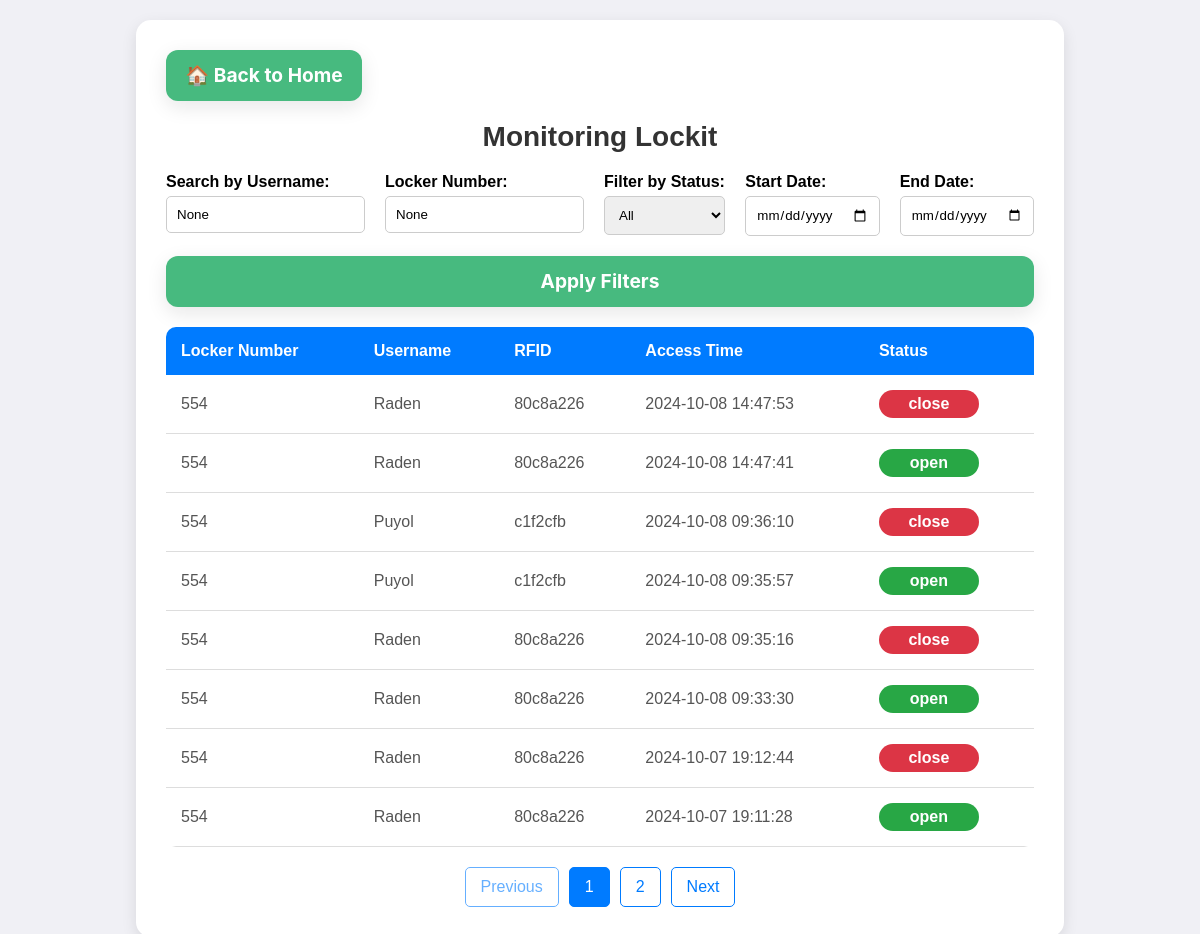
Before: /monitoring with the older database file.
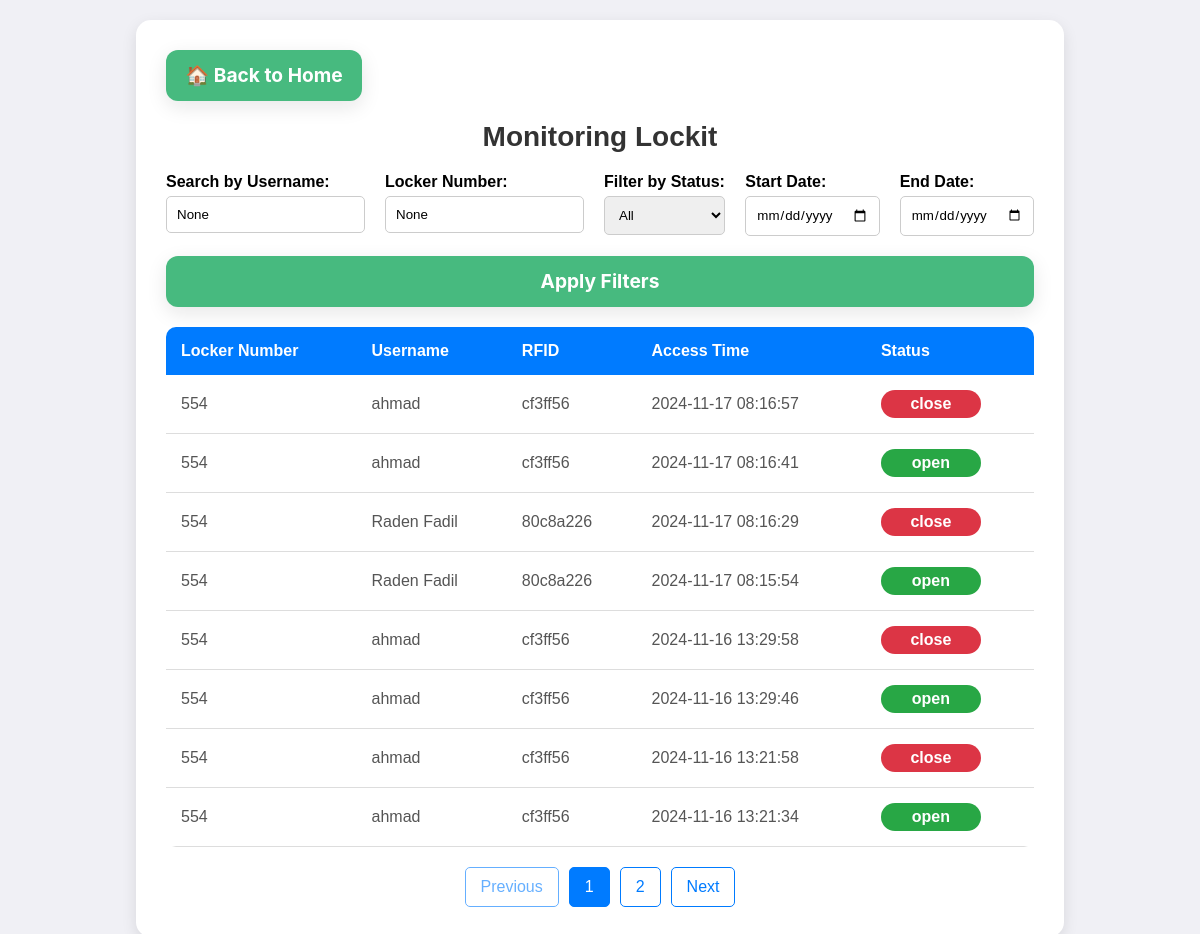
After: the same page with the newer database file.
### tables this page shows
CREATE TABLE access_logs (
        id INTEGER PRIMARY KEY AUTOINCREMENT,
        user_id INTEGER,
        locker_id INTEGER,
        access_time DATETIME DEFAULT CURRENT_TIMESTAMP,
        action TEXT NOT NULL,  -- action bisa 'open' atau 'close'
        FOREIGN KEY (user_id) REFERENCES users(id),
        FOREIGN KEY (locker_id) REFERENCES lockers(id)
    );

CREATE TABLE lockers (
        id INTEGER PRIMARY KEY AUTOINCREMENT,
        locker_number TEXT NOT NULL UNIQUE,
        status TEXT NOT NULL DEFAULT 'available',  -- status bisa 'available' atau 'occupied'
        user_id INTEGER, last_heartbeat TIMESTAMP,
        FOREIGN KEY (user_id) REFERENCES users(id)
    );

CREATE TABLE users (
        id INTEGER PRIMARY KEY AUTOINCREMENT,
        username TEXT NOT NULL UNIQUE,
        pin TEXT NOT NULL,  -- Kolom PIN
        rfid_tag TEXT NOT NULL UNIQUE,
        created_at DATETIME DEFAULT CURRENT_TIMESTAMP
    );

### app.py (the view)
@app.route('/monitoring', methods=['GET'])
def monitoring():
    user_filter = request.args.get('user')
    status_filter = request.args.get('status')
    start_date = request.args.get('start_date')
    end_date = request.args.get('end_date')
    locker_number_filter = request.args.get('locker_number')  # New locker number filter
    page = request.args.get('page', default=1, type=int)  # Current page, default is 1
    per_page = 8  # Max data per page
    base_query = '''
    SELECT lockers.locker_number, users.username, users.rfid_tag, access_logs.access_time, access_logs.action
    FROM access_logs
    JOIN users ON access_logs.user_id = users.id
    JOIN lockers ON access_logs.locker_id = lockers.id
    WHERE 1=1
    '''
    count_query = '''
    SELECT COUNT(*)
    FROM access_logs
    JOIN users ON access_logs.user_id = users.id
    JOIN lockers ON access_logs.locker_id = lockers.id
    WHERE 1=1
    '''
    conditions = []
    params = []
    if user_filter:
        conditions.append("users.username = ?")
        params.append(user_filter)
    if status_filter:
        if status_filter.lower() == 'open':
            conditions.append("access_logs.action = 'open'")
        elif status_filter.lower() == 'close':
            conditions.append("access_logs.action = 'close'")
    if start_date:
        conditions.append("access_logs.access_time >= ?")
        params.append(start_date + " 00:00:00")
    if end_date:
        conditions.append("access_logs.access_time <= ?")
        params.append(end_date + " 23:59:59")
    if locker_number_filter:
        conditions.append("lockers.locker_number = ?")
        params.append(locker_number_filter)
    if conditions:
        condition_str = " AND " + " AND ".join(conditions)
        base_query += condition_str
        count_query += condition_str
    base_query += " ORDER BY access_logs.access_time DESC LIMIT ? OFFSET ?"
    params_for_data_query = params + [per_page, (page - 1) * per_page]
    conn = get_db_connection()
    cursor = conn.cursor()
    cursor.execute(base_query, params_for_data_query)
    records = cursor.fetchall()
    cursor.execute(count_query, params)
    total_records = cursor.fetchone()[0]
    conn.close()
    total_pages = (total_records + per_page - 1) // per_page
    monitoring_data = []
    for record in records:
        locker_number, username, rfid_tag, access_time, action = record
        monitoring_data.append({
            'locker_number': locker_number,
            'username': username,
            'rfid_tag': rfid_tag,
            'access_time': access_time,
            'action': action
        })
    return render_template('monitoring.html',
                           monitoring_data=monitoring_data,
                           page=page,
                           total_pages=total_pages)

### app.py (called while the page is built)
def get_db_connection():
    conn = sqlite3.connect('smart_locker.db')
    conn.row_factory = sqlite3.Row
    return conn

### templates/monitoring.html (shortened to what this page needs)
<!DOCTYPE html>
<html lang="en">
<head>
</head>
<body>
    <div class="container">
        <div class="back-button">
            <a href="/index"><button class="button-35">🏠 Back to Home</button></a>
        </div>
        <h1>Monitoring Lockit</h1>
        <form method="GET" action="/monitoring">
            <div>
                <label for="user">Search by Username:</label>
                <input type="text" id="user" name="user" placeholder="Enter username" value="{{ request.args.get('user') }}">
            </div>
            <div>
                <label for="locker_number">Locker Number:</label>
                <input type="text" id="locker_number" name="locker_number" placeholder="Enter locker number" value="{{ request.args.get('locker_number') }}">
            </div>
            <div>
                <label for="status">Filter by Status:</label>
                <select id="status" name="status">
                    <option value="">All</option>
                </select>
            </div>
            <div>
                <label for="start_date">Start Date:</label>
                <input type="date" id="start_date" name="start_date" value="{{ request.args.get('start_date') }}">
            </div>
            <div>
                <label for="end_date">End Date:</label>
                <input type="date" id="end_date" name="end_date" value="{{ request.args.get('end_date') }}">
            </div>
            <div>
                <button class="button-35" type="submit">Apply Filters</button>
            </div>
        </form>
        <table>
            <thead>
                <tr>
                    <th>Locker Number</th>
                    <th>Username</th>
                    <th>RFID</th>
                    <th>Access Time</th>
                    <th>Status</th>
                </tr>
            </thead>
            <tbody>
                {% for data in monitoring_data %}
                <tr>
                    <td>{{ data.locker_number }}</td>
                    <td>{{ data.username }}</td>
                    <td>{{ data.rfid_tag }}</td>
                    <td>{{ data.access_time }}</td>
                    <td>
                        <span class="status-label
                            {% if data.action == 'open' %}status-open
                            {% elif data.action == 'close' %}status-closed
                            {% else %}status-in-use{% endif %}">
                            {{ data.action }}
                        </span>
                    </td>
                </tr>
                {% endfor %}
            </tbody>
        </table>
        <div class="pagination">
            {% if page > 1 %}
                <a href="?page={{ page - 1 }}{% if request.query_string %}&{{ request.query_string|safe }}{% endif %}">Previous</a>
            {% else %}
                <a class="disabled">Previous</a>
            {% endif %}
            {% for p in range(1, total_pages + 1) %}
                <a href="?page={{ p }}{% if request.query_string %}&{{ request.query_string|safe }}{% endif %}" class="{% if page == p %}active{% endif %}">
                    {{ p }}
                </a>
            {% endfor %}
            {% if page < total_pages %}
                <a href="?page={{ page + 1 }}{% if request.query_string %}&{{ request.query_string|safe }}{% endif %}">Next</a>
            {% else %}
                <a class="disabled">Next</a>
            {% endif %}
        </div>
    </div>
</body>
</html>
</html>

Changed rows visible on the page:
no longer on this page (row unchanged): access_logs: locker_number "554", username "Raden", rfid_tag "80c8a226", access_time "2024-10-08 14:47:53", action "close"
no longer on this page (row unchanged): access_logs: locker_number "554", username "Raden", rfid_tag "80c8a226", access_time "2024-10-08 14:47:41", action "open"
no longer on this page (row unchanged): access_logs: locker_number "554", username "Puyol", rfid_tag "c1f2cfb", access_time "2024-10-08 09:36:10", action "close"
no longer on this page (row unchanged): access_logs: locker_number "554", username "Puyol", rfid_tag "c1f2cfb", access_time "2024-10-08 09:35:57", action "open"
no longer on this page (row unchanged): access_logs: locker_number "554", username "Raden", rfid_tag "80c8a226", access_time "2024-10-08 09:35:16", action "close"
no longer on this page (row unchanged): access_logs: locker_number "554", username "Raden", rfid_tag "80c8a226", access_time "2024-10-08 09:33:30", action "open"
no longer on this page (row unchanged): access_logs: locker_number "554", username "Raden", rfid_tag "80c8a226", access_time "2024-10-07 19:12:44", action "close"
no longer on this page (row unchanged): access_logs: locker_number "554", username "Raden", rfid_tag "80c8a226", access_time "2024-10-07 19:11:28", action "open"
added access_logs: locker_number "554", username "ahmad", rfid_tag "cf3ff56", access_time "2024-11-17 08:16:57", action "close"
added access_logs: locker_number "554", username "ahmad", rfid_tag "cf3ff56", access_time "2024-11-17 08:16:41", action "open"
added access_logs: locker_number "554", username "Raden Fadil", rfid_tag "80c8a226", access_time "2024-11-17 08:16:29", action "close"
added access_logs: locker_number "554", username "Raden Fadil", rfid_tag "80c8a226", access_time "2024-11-17 08:15:54", action "open"
added access_logs: locker_number "554", username "ahmad", rfid_tag "cf3ff56", access_time "2024-11-16 13:29:58", action "close"
added access_logs: locker_number "554", username "ahmad", rfid_tag "cf3ff56", access_time "2024-11-16 13:29:46", action "open"
added access_logs: locker_number "554", username "ahmad", rfid_tag "cf3ff56", access_time "2024-11-16 13:21:58", action "close"
added access_logs: locker_number "554", username "ahmad", rfid_tag "cf3ff56", access_time "2024-11-16 13:21:34", action "open"
